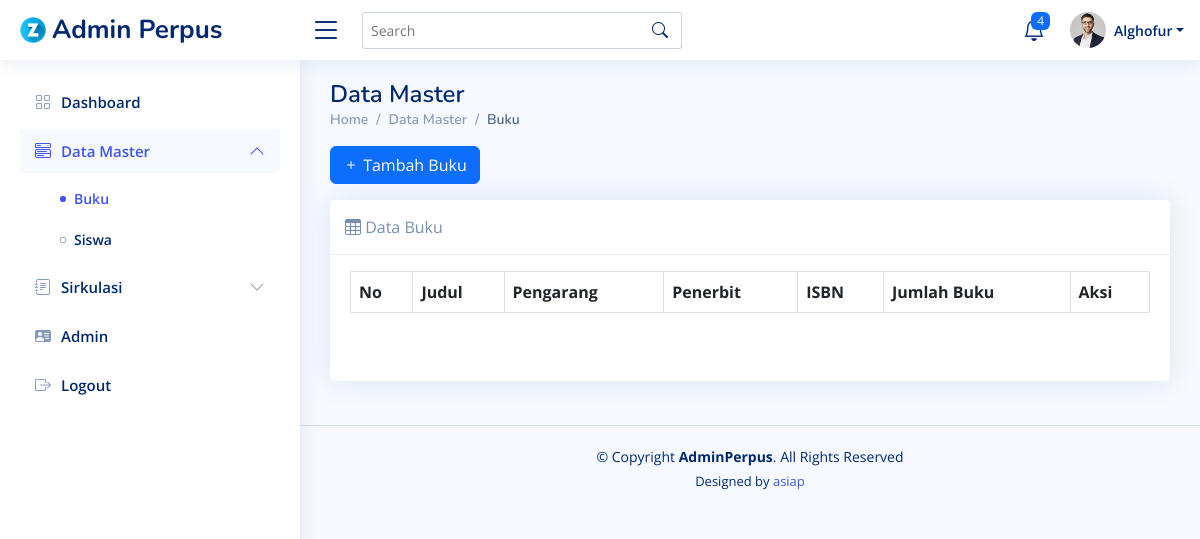
The app's page /page/buku/buku.php, older data.
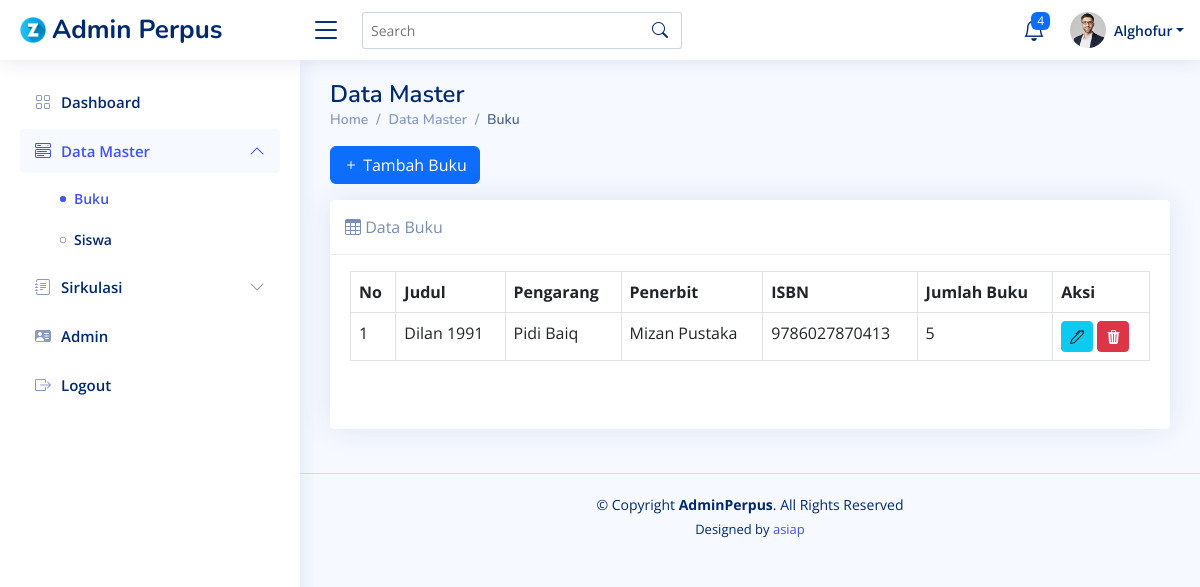
The same page, newer data.
### tables this page shows
CREATE TABLE `buku` (
  `id_buku` int(11) NOT NULL,
  `judul_buku` varchar(100) NOT NULL,
  `pengarang_buku` varchar(100) NOT NULL,
  `penerbit_buku` varchar(100) NOT NULL,
  `tahun_terbit` varchar(100) NOT NULL,
  `isbn` varchar(100) NOT NULL,
  `jumlah_buku` int(11) NOT NULL,
  `lokasi` enum('Rak1','Rak2','Rak3') NOT NULL,
  `tgl_input` date NOT NULL
);

### page/buku/buku.php (the view, shortened to what the changed rows need)
<?php
  require "../../config.php";
?>
<!DOCTYPE html>
<html lang="en">
<head>
  <link href="../../assets/vendor/bootstrap/css/bootstrap.min.css" rel="stylesheet">
  <link href="../../assets/vendor/bootstrap-icons/bootstrap-icons.css" rel="stylesheet">
  <link href="../../assets/vendor/boxicons/css/boxicons.min.css" rel="stylesheet">
  <link href="../../assets/vendor/quill/quill.snow.css" rel="stylesheet">
  <link href="../../assets/vendor/quill/quill.bubble.css" rel="stylesheet">
  <link href="../../assets/vendor/remixicon/remixicon.css" rel="stylesheet">
  <link href="../../assets/vendor/simple-datatables/style.css" rel="stylesheet">
  <link rel="stylesheet" type="text/css" href="/assets/js/DataTables-1.13.1/datatables.min.js"/>
  <link href="../../assets/css/style.css" rel="stylesheet">
</head>
<body>
  <main id="main" class="main">
    <div class="pagetitle">
      <h1>Data Master</h1>
    </div>
    <div class="card mb-4">
        <div class="card-body">
          <div class="table-responsive mt-3">
          <table class="table table-hover table-bordered mb-5" id="tabel-data" width="100%" cellspacing="0">
                <thead class="mt-2">
                    <tr>
                        <th>No</th>
                        <th>Judul</th>
                        <th>Pengarang</th>
                        <th>Penerbit</th>
                        <th>ISBN</th>
                        <th>Jumlah Buku</th>
                        <th>Aksi</th>
                    </tr>
                </thead>
                <?php
                  $query = "SELECT * FROM buku";
                  $result = mysqli_query($conn, $query);
                  $no = 1;
                  while(
                    $data = mysqli_fetch_assoc($result)
                  ){
                ?>
                <tbody>
                    <tr>
                        <td><?= $no++; ?></td>
                        <td><?= $data['judul_buku']; ?></td>
                        <td><?= $data['pengarang_buku']; ?></td>
                        <td><?= $data['penerbit_buku']; ?></td>
                        <td><?= $data['isbn']; ?></td>
                        <td><?= $data['jumlah_buku']; ?></td>
                        <td>
                            <a href="ubah.php?id=<?= $data['id_buku']; ?>" id="id" class="btn btn-info btn-sm"><i class="bi bi-pen"></i></a>
                            <a href="hapus.php?id=<?= $data['id_buku']; ?>" id="id" class="btn btn-danger btn-sm"><i class="bi bi-trash3-fill" onclick="return confirm('Yakin dek?')"></i></a>
                        </td>
                    </tr>
                    <?php } ?>
                </tbody>
            </table>
          </div>
        </div>
    </div>
  </main>
</body>
</html>

Row changes from the older to the newer data that the page shows:
added buku: judul_buku "Dilan 1991", pengarang_buku "Pidi Baiq", penerbit_buku "Mizan Pustaka", isbn "9786027870413", jumlah_buku "5"
